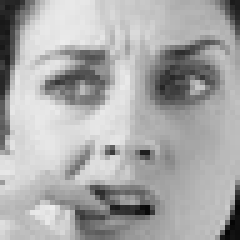
#> input picture Project/Data/train/angry/Training_5815808.jpg, 48 x 48 px (shown 5 times larger); its folder holds only this picture in this run
$ jupyter execute --allow-errors Preprocessing.ipynb
#> lines starting #> are read from the running program, lines starting #| are printed output that depends on the picture; after the words box and inside, x2 and y2 are one past the last pixel; in counts of white or black regions, pixels touching at a corner belong together
[cell 1]
#Imports
import numpy as np
import pandas as pd
import os
import cv2
import matplotlib.pyplot as plt
from scipy import ndimage, misc

#Sklearn
from sklearn.mixture import GaussianMixture
from sklearn.neighbors import NearestNeighbors
from sklearn.metrics import confusion_matrix, accuracy_score
from skimage.feature import hog, local_binary_pattern
from sklearn.decomposition import PCA

# constants
num_components=100

[cell 2]
#Load images
train_dir = 'Data/train/'
test_dir = 'Data/test/'


#Count the number of images in the different categories in training and test set
row, col = 48, 48
classes = 7

def count_exp(path, set_):
    dict_ = {}
    for expression in os.listdir(path):
        dir_ = path + expression
        dict_[expression] = len(os.listdir(dir_))
    df = pd.DataFrame(dict_, index=[set_])
    return df
train_count = count_exp(train_dir, 'train')
#> (the rest of this cell did not finish here and is left out)

print(train_count)
print(test_count)

[cell 3]
#Plot number of images in training set
train_count.transpose().plot(kind='bar')
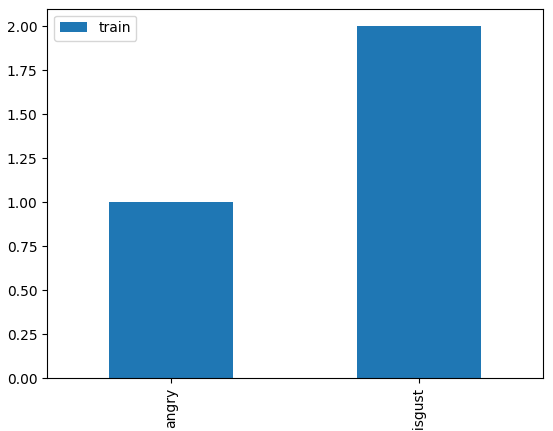
#> figure drawn by matplotlib, 1 panel

#> (a cell that did not finish here is left out)

[cell 5]
def load_images_from_folder(folder):
#> called with folder = 'Data/train/'
    images = []
    for expression in os.listdir(folder):
        path = folder + expression
        #print(path)
        for filename in os.listdir(path):
            #print(filename)
            img = cv2.imread(path + '/' +filename)
#> img is the input picture: shape (48, 48, 3); min 4, max 237, mean 169.1

            if img is not None:
                images.append(img)
    return images

[cell 6]
training = load_images_from_folder(train_dir)
#> (the rest of this cell did not finish here and is left out)


[cell 7]
img = training[0]
imgplot = plt.imshow(img)
plt.show()

[cell 8]
img = training[0]
img = cv2.cvtColor(img, cv2.COLOR_BGR2GRAY)
#> img: shape (48, 48)

equ = cv2.equalizeHist(img)
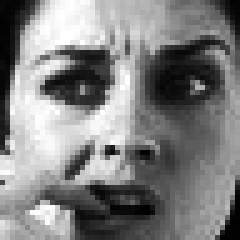
#> equ: shape (48, 48) (shown 5 times larger); min 0, max 255, mean 128.5
res = np.hstack((img,equ)) #stacking images side-by-side
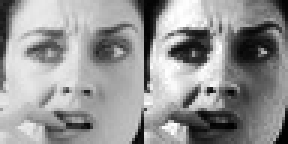
#> res: shape (48, 96) (shown 3 times larger); min 0, max 255, mean 148.8
cv2.imwrite('res.png',res)
imgplot = plt.imshow(res, 'gray')
plt.show()

[cell 9]
#Method to perform equalization histogram on a list of images
def equalizing(images):
    equ_hist_images = []
    for img in images:
        img = cv2.cvtColor(img, cv2.COLOR_BGR2GRAY)
        equ = cv2.equalizeHist(img)
        equ_hist_images.append(equ)
    return equ_hist_images

[cell 10]
#Apply Median Filter
imageObject = training[0]

img_med = ndimage.median_filter(imageObject, 3)
imgplot = plt.imshow(img_med)
plt.show()


#inputs a list of images and the filtervalue (often 3)
#outputs a new list of images with the median filter applied
def apply_median_filter(images, filter_value):
    images_med = []
    for img in images:
        img_med = ndimage.median_filter(imageObject, filter_value)
        images_med.append(img_med)
    return images_med

[cell 11]
img = training[0]
img = cv2.cvtColor(img, cv2.COLOR_BGR2GRAY)

ret,th1 = cv2.threshold(img,127,255,cv2.THRESH_BINARY)
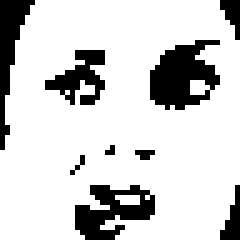
#> th1: shape (48, 48) (shown 5 times larger); 81.3% white; 9 black regions (4 under 20 px), largest, box (x1, y1, x2, y2) and area: (30, 8, 44, 22) 126, (15, 37, 31, 48) 100, (0, 0, 7, 30) 81, (9, 10, 21, 21) 67, (44, 37, 48, 48) 24
th2 = cv2.adaptiveThreshold(img,255,cv2.ADAPTIVE_THRESH_MEAN_C,\
            cv2.THRESH_BINARY,11,2)
#> th2: shape (48, 48); 66.7% white; 16 black regions (8 under 20 px), largest, box (x1, y1, x2, y2) and area: (0, 34, 32, 48) 196, (29, 7, 46, 22) 148, (7, 9, 24, 23) 123
th3 = cv2.adaptiveThreshold(img,255,cv2.ADAPTIVE_THRESH_GAUSSIAN_C,\
            cv2.THRESH_BINARY,11,2)
#> th3: shape (48, 48); 67.7% white; black in thin lines or dots

titles = ['Original Image', 'Global Thresholding (v = 127)',
            'Adaptive Mean Thresholding', 'Adaptive Gaussian Thresholding']
images = [img, th1, th2, th3]

for i in range(4):
    plt.subplot(2,2,i+1),plt.imshow(images[i],'gray')
    plt.title(titles[i])
    plt.xticks([]),plt.yticks([])
plt.show()

[cell 12]
# global thresholding
ret1,th1 = cv2.threshold(img,127,255,cv2.THRESH_BINARY)

# Otsu's thresholding
ret2,th2 = cv2.threshold(img,0,255,cv2.THRESH_BINARY+cv2.THRESH_OTSU)
#> th2: shape (48, 48); 77.7% white; 11 black regions (5 under 20 px), largest, box (x1, y1, x2, y2) and area: (29, 8, 44, 22) 145, (12, 37, 32, 48) 127, (0, 0, 7, 30) 84, (9, 10, 22, 21) 83, (44, 36, 48, 48) 25, (43, 0, 48, 9) 22

# Otsu's thresholding after Gaussian filtering
blur = cv2.GaussianBlur(img,(5,5),0)
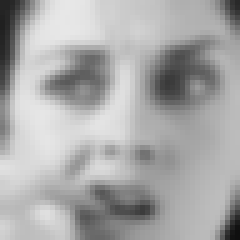
#> blur: shape (48, 48) (shown 5 times larger); min 15, max 231, mean 169.5
ret3,th3 = cv2.threshold(blur,0,255,cv2.THRESH_BINARY+cv2.THRESH_OTSU)
#> th3: shape (48, 48); 74.2% white; 7 black regions, largest, box (x1, y1, x2, y2) and area: (29, 7, 44, 23) 172, (14, 37, 32, 48) 164, (9, 10, 22, 21) 93

# plot all the images and their histograms
images = [img, 0, th1,
          img, 0, th2,
          blur, 0, th3]
titles = ['Original Noisy Image','Histogram','Global Thresholding (v=127)',
          'Original Noisy Image','Histogram',"Otsu's Thresholding",
          'Gaussian filtered Image','Histogram',"Otsu's Thresholding"]

for i in range(3):
    plt.subplot(3,3,i*3+1),plt.imshow(images[i*3],'gray')
    plt.title(titles[i*3]), plt.xticks([]), plt.yticks([])
    plt.subplot(3,3,i*3+2),plt.hist(images[i*3].ravel(),256)
    plt.title(titles[i*3+1]), plt.xticks([]), plt.yticks([])
    plt.subplot(3,3,i*3+3),plt.imshow(images[i*3+2],'gray')
    plt.title(titles[i*3+2]), plt.xticks([]), plt.yticks([])
plt.show()
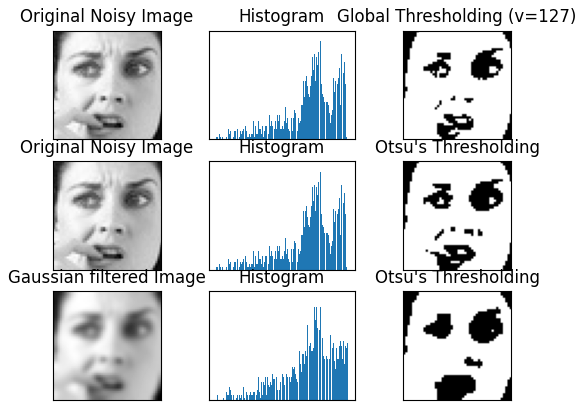
#> figure drawn by matplotlib, 9 panels

[cell 13]
#Apply Histogram Normalization?
#https://scikit-image.org/docs/dev/auto_examples/color_exposure/plot_equalize.html

[cell 14]
#Extract SIFT or SURF features from an images
def features(images):
    #load all the algorithms
    sift = cv2.xfeatures2d.SIFT_create()
    surf = cv2.xfeatures2d.SURF_create()

    images_keypoints = []
    images_descriptors = []
    for img in images:

        #get keypoints and descriptos from the image
        keypoints_sift, descriptors_sift = sift.detectAndCompute(img, None)
        keypoints_surf, descriptors_surf = surf.detectAndCompute(img, None)

        #save the keypoints and descriptors for each image
        images_keypoints.append(keypoints_sift)
        images_descriptors.append(descriptors_sift)

        #Draw keypoints on the image
        img_sift = cv2.drawKeypoints(img, keypoints_sift, None)
        img_surf = cv2.drawKeypoints(img, keypoints_surf, None)

        images_with_keypoints = [img_sift, img_surf]
    return images_keypoints, images_descriptors, images_with_keypoints

[cell 15]
img = training[1]
img = cv2.cvtColor(img, cv2.COLOR_RGB2GRAY)
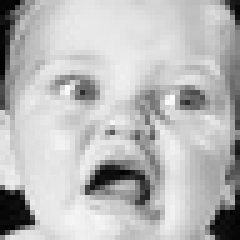
#> img: shape (48, 48) (shown 5 times larger); min 0, max 251, mean 185.5
imgplot = plt.imshow(img)
plt.show()

equ = cv2.equalizeHist(img)
imgplot = plt.imshow(equ)
plt.show()

img_med = ndimage.median_filter(equ, 3)
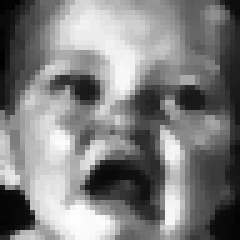
#> img_med: shape (48, 48) (shown 5 times larger); min 1, max 254, mean 127.6
imgplot = plt.imshow(img_med)
plt.show()

#Otsu's thresholding
#ret2,th2 = cv2.threshold(img,0,255,cv2.THRESH_BINARY+cv2.THRESH_OTSU)

imgtemp = [img_med]

#> (the rest of this cell did not finish here and is left out)

[cell 16]
#Test on entire list
training_equalized = equalizing(training)
#> the loop in equalizing, `for img in images:` made 3 passes
#> pass 3, in equalizing, `img = cv2.cvtColor(img, cv2.COLOR_BGR2GRAY)`:
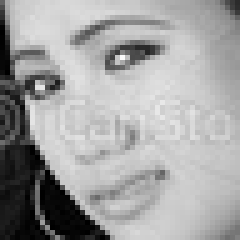
#> img: shape (48, 48) (shown 5 times larger); min 0, max 250, mean 162
#> pass 3, in equalizing, `equ = cv2.equalizeHist(img)`:
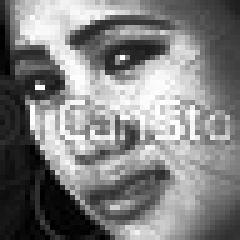
#> equ: shape (48, 48) (shown 5 times larger); min 0, max 255, mean 127.9
training_equalized_median = apply_median_filter(training_equalized, 3)
